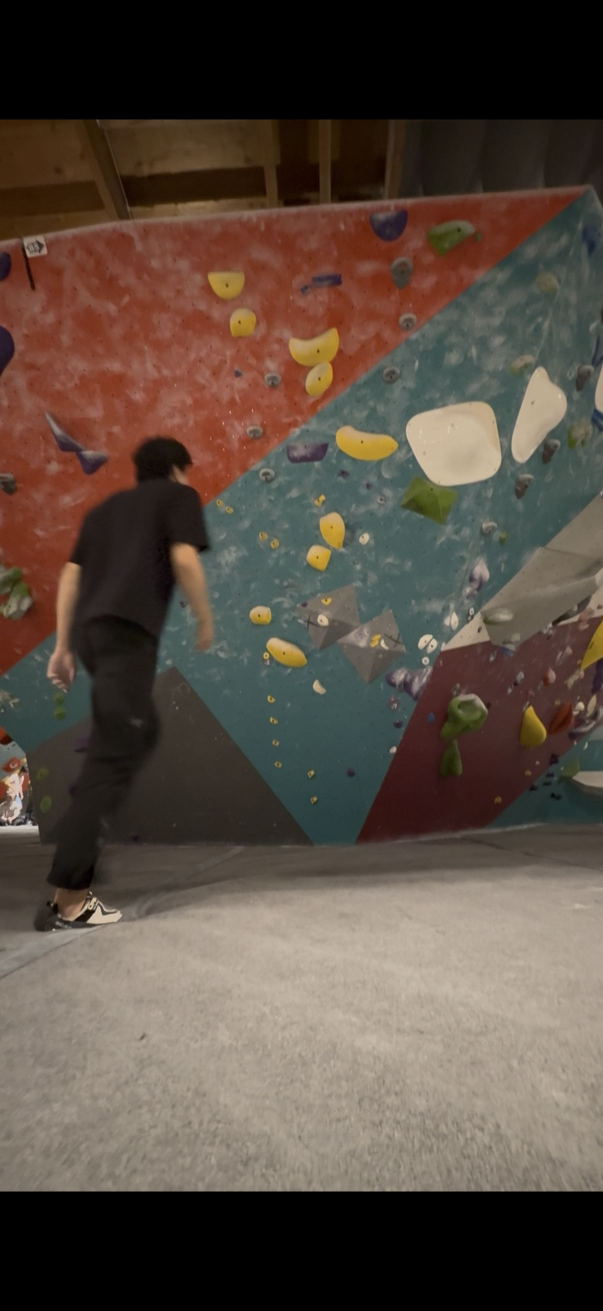
#> input picture scripts/holds/test_wall.jpg, 1206 x 2622 px (shown at 1/2 size)
$ python pipeline.py test_wall.jpg test_wall.jpg
#> lines starting #> are read from the running program, lines starting #| are printed output that depends on the picture; after the words box and inside, x2 and y2 are one past the last pixel; in counts of white or black regions, pixels touching at a corner belong together
import cv2
import numpy as np
import sys

src_path = sys.argv[1]
img = cv2.imread(src_path)
#> img is the input picture: shape (2622, 1206, 3); mean B, G, R 65.3, 75.5, 88.2
h, w = img.shape[:2]
#> h = 2622; w = 1206

# --- layer 1: monochrome ---
gray = cv2.cvtColor(img, cv2.COLOR_BGR2GRAY)
cv2.imwrite("mono.png", gray)

# --- layer 2: edge detection ---
# Color edges for hold outlines: a yellow hold on teal wall has no luminance
# edge but a big chroma edge, so Canny runs per Lab channel and ORs.
# Mean-shift at half res posterizes the wall into flat regions first —
# chalk/texture noise flattens out, hold boundaries survive.
half = cv2.pyrMeanShiftFiltering(cv2.resize(img, (w // 2, h // 2), interpolation=cv2.INTER_AREA), sp=12, sr=24)
lab8 = cv2.cvtColor(half, cv2.COLOR_BGR2LAB)
#> lab8: shape (1311, 603, 3); mean of channels 0, 1, 2 83.3, 132, 136.1
edges = np.zeros(half.shape[:2], np.uint8)
for c in range(3):
    edges = cv2.bitwise_or(edges, cv2.Canny(lab8[:, :, c], 30, 90))
#> this loop made 3 passes
#> pass 1, `edges = cv2.bitwise_or(edges, cv2.Canny(lab8[:, :, c], 30, 90))`:
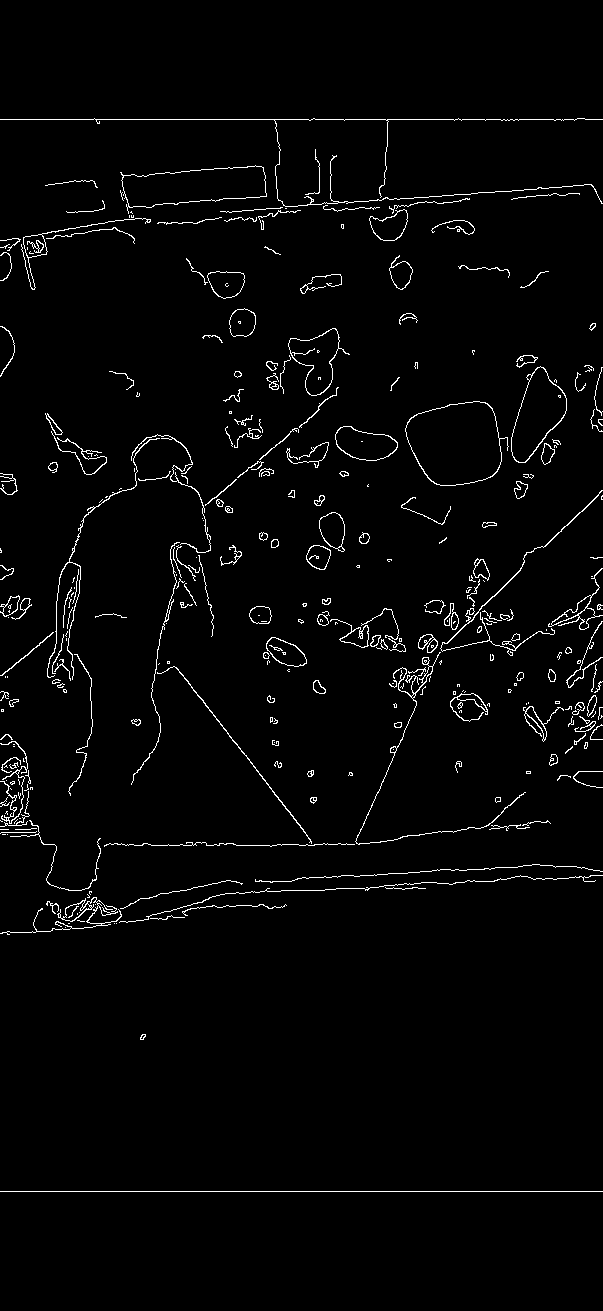
#> edges: shape (1311, 603); 2.4% white in thin lines or dots, all inside (x1, y1, x2, y2) = (0, 118, 603, 1192)
edges = cv2.resize(edges, (w, h), interpolation=cv2.INTER_NEAREST)
#> edges: shape (2622, 1206); 2.7% white in thin lines or dots, all inside (x1, y1, x2, y2) = (0, 236, 1206, 2384)
cv2.imwrite("edges.png", edges)
edge_near = cv2.dilate(edges, np.ones((5, 5), np.uint8))  # tolerance band
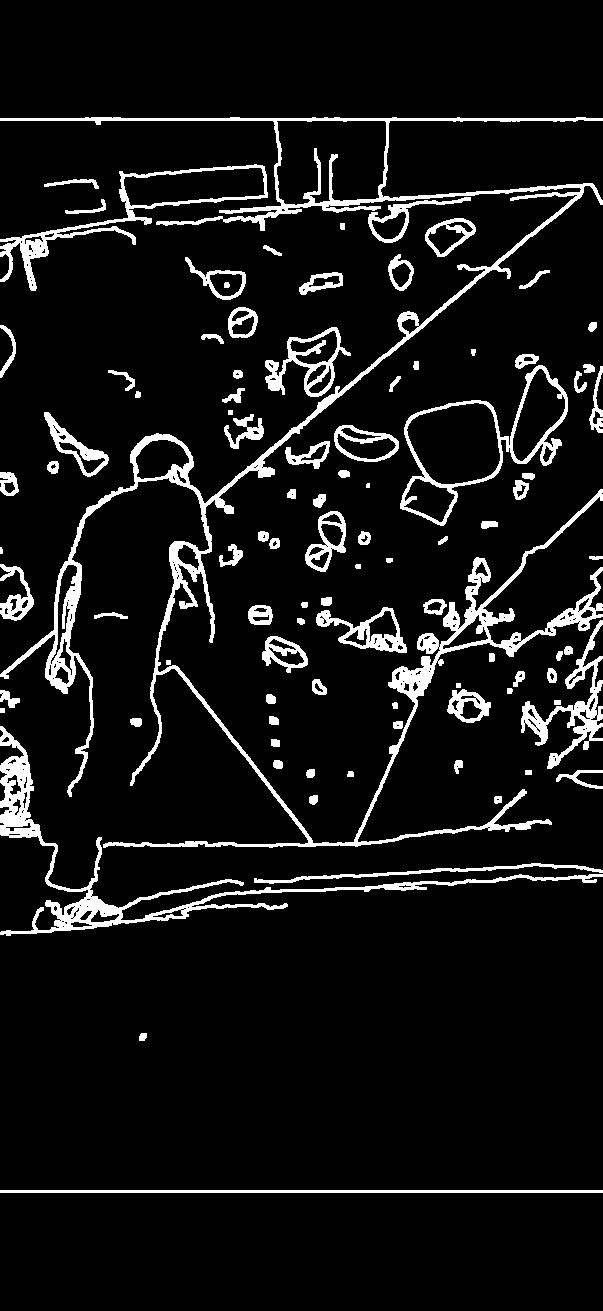
#> edge_near: shape (2622, 1206) (shown at 1/2 size); 8% white; 95 white regions, largest, box (x1, y1, x2, y2) and area: (0, 234, 1206, 1696) 99068, (0, 1452, 1206, 1872) 30204, (0, 328, 536, 582) 12532

# Clutter map stays on luminance edges: wall texture is chroma-noisy but
# luminance-quiet, while ceiling beams and the climber are busy in luminance.
smooth = cv2.bilateralFilter(gray, 9, 60, 60)
v = np.median(smooth)
#> v = 78
edges_mono = cv2.Canny(smooth, int(0.66 * v), int(1.6 * v))
#> edges_mono: shape (2622, 1206); 0.32% white in thin lines or dots, all inside (x1, y1, x2, y2) = (0, 238, 1206, 2384)
density = cv2.blur((edges_mono > 0).astype(np.float32), (121, 121))

# --- layer 3: hold candidates = local color anomalies vs the wall ---
lab = cv2.cvtColor(img, cv2.COLOR_BGR2LAB).astype(np.int16)
small = cv2.resize(lab.astype(np.uint8), None, fx=0.25, fy=0.25, interpolation=cv2.INTER_AREA)
bg_small = np.stack([cv2.medianBlur(small[:, :, c], 61) for c in range(3)], axis=2)
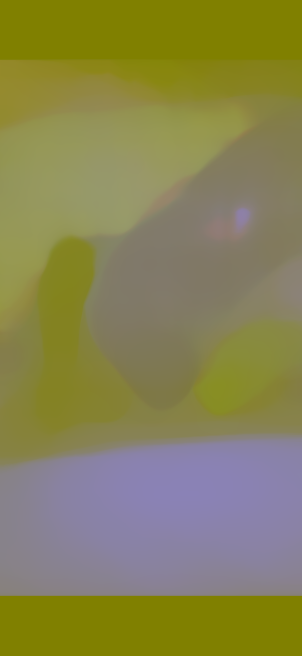
#> bg_small: shape (656, 302, 3); mean B, G, R 81.5, 131.7, 135.5
bg = cv2.resize(bg_small, (w, h), interpolation=cv2.INTER_LINEAR).astype(np.int16)
d = (lab - bg).astype(np.float32)
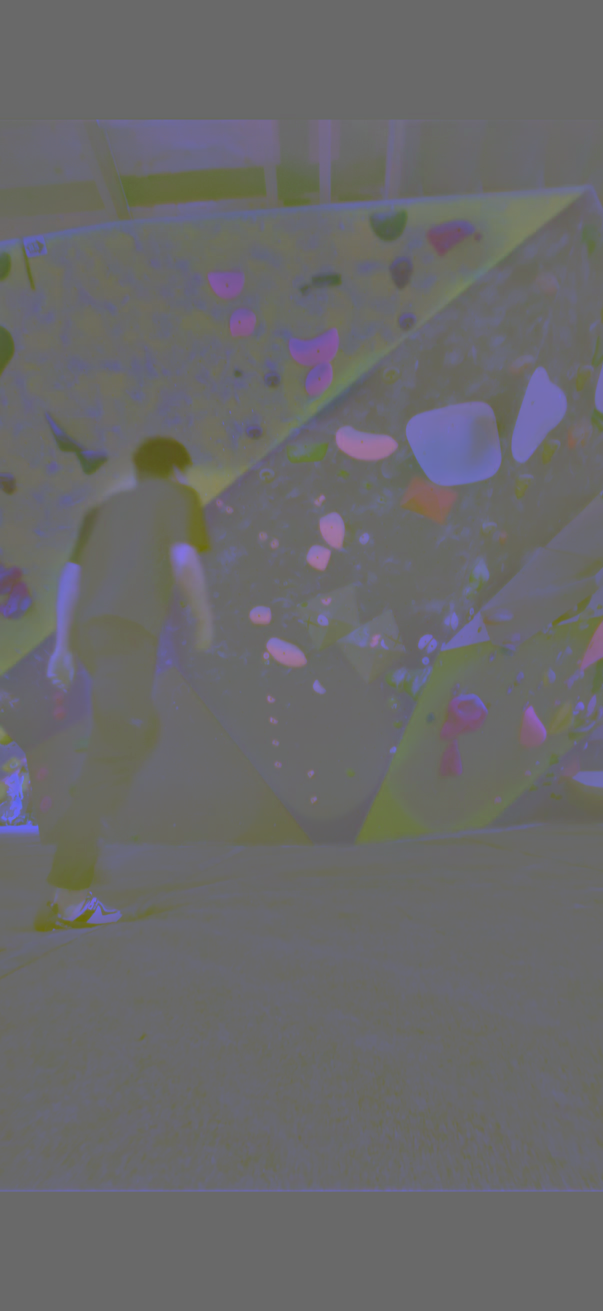
#> d: shape (2622, 1206, 3) float32 (shown at 1/2 size); mean B, G, R 1.9, 0.3, 0.7; drawn with min black and max white
dist = np.sqrt((0.35 * d[:, :, 0]) ** 2 + d[:, :, 1] ** 2 + d[:, :, 2] ** 2)
cand = (dist > 16).astype(np.uint8) * 255
#> cand: shape (2622, 1206); 7.9% white; 467 white regions (272 under 20 px), largest, box (x1, y1, x2, y2) and area: (812, 804, 1003, 972) 21804, (813, 374, 1168, 642) 20639, (577, 656, 790, 843) 12650
cand = cv2.morphologyEx(cand, cv2.MORPH_OPEN, cv2.getStructuringElement(cv2.MORPH_ELLIPSE, (7, 7)))
#> cand: shape (2622, 1206); 7.4% white; 148 white regions, largest, box (x1, y1, x2, y2) and area: (812, 804, 1003, 972) 21730, (816, 374, 1167, 640) 20154, (577, 656, 763, 843) 12281
cand = cv2.morphologyEx(cand, cv2.MORPH_CLOSE, cv2.getStructuringElement(cv2.MORPH_ELLIPSE, (13, 13)))
#> cand: shape (2622, 1206); 7.7% white; 97 white regions, largest, box (x1, y1, x2, y2) and area: (806, 804, 1003, 1047) 27870, (742, 374, 1167, 640) 27591, (196, 873, 497, 1296) 26754

# Second candidate source: closed contours in the edge map itself, so holds
# whose color hugs the wall (weak chroma anomaly) still get proposed.
closed = cv2.morphologyEx(edges, cv2.MORPH_CLOSE, cv2.getStructuringElement(cv2.MORPH_ELLIPSE, (7, 7)))
#> closed: shape (2622, 1206); 3.8% white; 101 white regions (1 under 20 px)
cnts, _ = cv2.findContours(closed, cv2.RETR_EXTERNAL, cv2.CHAIN_APPROX_SIMPLE)
#> cnts = 100 contours, 2 with area under 20; largest, box (x1, y1, x2, y2) and area: (0, 381, 1206, 1694) 52079, (802, 732, 1134, 1050) 46279, (0, 236, 1206, 460) 40510, (0, 330, 534, 580) 22306, (0, 1454, 1206, 1870) 20442
edge_cand = np.zeros((h, w), np.uint8)
for c in cnts:
    a = cv2.contourArea(c)
    if 30 < a < 0.04 * h * w:
        cv2.drawContours(edge_cand, [c], -1, 255, cv2.FILLED)
#> this loop made 100 passes
#> a on passes 2, 3, 4, 5, 6, 8, 9, 10, 11, 12, 13, 14: 93, 104, 151, 49, 283, 140, 146, 165, 75, 129, 20441.5, 152
#> (c, a) on passes 1, 7, 24, 29: ([[0, 2382], [0, 2383], [1205, 2383], [1205, 2382]], 1205), ([[1052, 1542], [1052, 1547], [1061, 1547], [1061, 1542]], 45), ([[1190, 1376]], 0), ([[334, 1322], [334, 1327], [339, 1327], [339, 1322]], 25)
#> edge_cand: shape (2622, 1206); 9.1% white; 93 white regions, largest, box (x1, y1, x2, y2) and area: (0, 381, 1206, 1694) 58325, (802, 732, 1134, 1050) 46970, (0, 236, 1206, 460) 42732
edge_cand = cv2.morphologyEx(edge_cand, cv2.MORPH_OPEN, cv2.getStructuringElement(cv2.MORPH_ELLIPSE, (3, 3)))
#> edge_cand: shape (2622, 1206); 8.7% white; 442 white regions (142 under 20 px), largest, box (x1, y1, x2, y2) and area: (478, 236, 782, 434) 38177, (802, 802, 1004, 1050) 32904, (240, 330, 534, 419) 18402
cand = cv2.bitwise_or(cand, edge_cand)
#> cand: shape (2622, 1206); 11.5% white; 380 white regions (113 under 20 px), largest, box (x1, y1, x2, y2) and area: (0, 368, 1171, 1386) 99485, (478, 236, 782, 434) 38840, (802, 802, 1004, 1050) 33016

# --- layer 4: keep only blobs that behave like holds ---
# Cut candidate blobs along real edges before labeling: two touching holds
# merged by morphology get separated again by the boundary the edge map drew
# between them. Kept blobs are re-grown to reclaim the cut pixels.
cut = cv2.bitwise_and(cand, cv2.bitwise_not(edges))
#> cut: shape (2622, 1206); 9.1% white; 3901 white regions (3688 under 20 px), largest, box (x1, y1, x2, y2) and area: (549, 237, 781, 412) 34591, (811, 803, 1003, 970) 24756, (740, 374, 1167, 640) 23664

chroma_cand = cv2.morphologyEx((dist > 16).astype(np.uint8) * 255, cv2.MORPH_OPEN,
                               cv2.getStructuringElement(cv2.MORPH_ELLIPSE, (7, 7)))
n, labels, stats, cents = cv2.connectedComponentsWithStats(cut, connectivity=4)
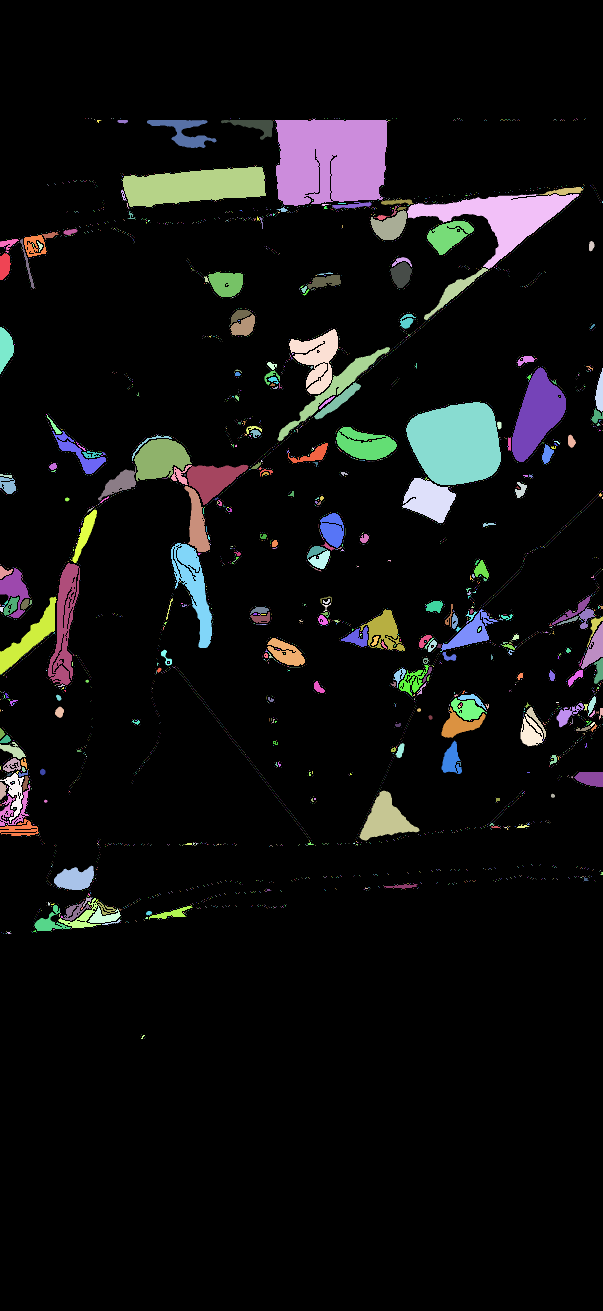
#> labels: shape (2622, 1206) int32 (shown at 1/2 size); 5701 distinct labels, from 0 to 5700; one colour per label, 0 black
#> n = 5701; cents = 5701 pairs, first value 0.5 to 1204.5, second value 237 to 2076
clean = np.zeros_like(cand)
hold_masks = []
kept = 0
prompt_pts = []
for i in range(1, n):
    area = stats[i, cv2.CC_STAT_AREA]
    if not (40 < area < 0.04 * h * w):
        continue
    # every size-gated candidate becomes a SAM prompt, even ones the shape
    # tests below reject — the hybrid filters junk better than we can here
    prompt_pts.append((cents[i][0], cents[i][1]))
    blob = (labels == i).astype(np.uint8)
    c = max(cv2.findContours(blob, cv2.RETR_EXTERNAL, cv2.CHAIN_APPROX_SIMPLE)[0], key=cv2.contourArea)
    hull_area = cv2.contourArea(cv2.convexHull(c))
    solidity = area / hull_area if hull_area > 0 else 0
    (_, (rw, rh), _) = cv2.minAreaRect(c)
    elong = max(rw, rh) / max(min(rw, rh), 1)

    # edge support: how much of the blob outline lies on a real image edge
    outline = c.reshape(-1, 2)
    on_edge = np.mean(edge_near[outline[:, 1], outline[:, 0]] > 0)
    # clutter: edge density around the blob centre
    cx, cy = int(cents[i][0]), int(cents[i][1])
    clutter = density[cy, cx]

    # edge-only candidates (no chroma anomaly backing) face stricter tests
    chroma_backed = cv2.countNonZero(cv2.bitwise_and(blob * 255, chroma_cand)) > 0.3 * area
    if chroma_backed:
        ok = solidity > 0.5 and elong < 5 and on_edge > 0.30 and clutter < 0.12
    else:
        ok = solidity > 0.6 and elong < 4 and on_edge > 0.55 and clutter < 0.08
    if ok:
        # regrow inside the original candidate, but never across an edge
        # line — edges are walls, so touching holds stay separate
        grown = cv2.bitwise_and(cv2.dilate(blob * 255, np.ones((5, 5), np.uint8)),
                                cv2.bitwise_and(cand, cv2.bitwise_not(edges)))
        clean = cv2.bitwise_or(clean, grown)
        hold_masks.append((len(prompt_pts) - 1, grown))
        kept += 1
#> this loop made 5700 passes
#> (area, hull_area, solidity, rw, rh, elong, on_edge, cx) on passes 23, 44, 45, 46, 89, 167, 184, 209, 251, 284, 321, 332: (34532, 36462, 0.947, 224.9, 172.4, 1.3, 1, 661), (119, 102, 1.17, 6, 20, 3.33, 0.25, 245), (3158, 5278.5, 0.598, 55, 138, 2.51, 0.186, 368), (1668, 2534, 0.658, 39, 103, 2.64, 0.12, 509), (16688, 17771, 0.939, 285, 65.8, 4.33, 1, 388), (721, 816, 0.884, 89.77, 13.2, 6.8, 0.651, 1129), (98, 125, 0.784, 6.32, 23.4, 3.7, 1, 246), (17190, 27907, 0.616, 344.8, 144.3, 2.39, 0.613, 1002), (470, 585, 0.803, 11, 65, 5.91, 0.364, 793), (561, 736.5, 0.762, 78.01, 11.74, 6.64, 0.612, 705), (83, 111, 0.748, 21.78, 7.03, 3.1, 1, 788), (111, 123.5, 0.899, 9, 22, 2.44, 1, 565)
#> area on pass 43: 28
#> blob: shape (2622, 1206); values 0 (black) and 1 (white), 0% white in thin lines or dots, all inside (x1, y1, x2, y2) = (204, 1838, 243, 1850)
#> clean: shape (2622, 1206); 7.7% white; 198 white regions (74 under 20 px), largest, box (x1, y1, x2, y2) and area: (549, 237, 778, 412) 34583, (811, 803, 1003, 970) 24755, (740, 386, 1158, 540) 20245

cv2.imwrite("holds_mask.png", clean)
cv2.imwrite("holds_layer.png", cv2.bitwise_and(img, img, mask=clean))
print(f"kept {kept} hold candidates")
#| kept 175 hold candidates

# prompts (all size-gated candidates) + label map of kept holds, keyed by
# prompt index so the hybrid can fall back to the classical mask
label_map = np.zeros((h, w), np.uint16)
for pidx, hm in hold_masks:
    label_map[hm > 0] = pidx + 1
#> this loop made 175 passes
#> pidx on passes 1 to 3: 0, 4, 6
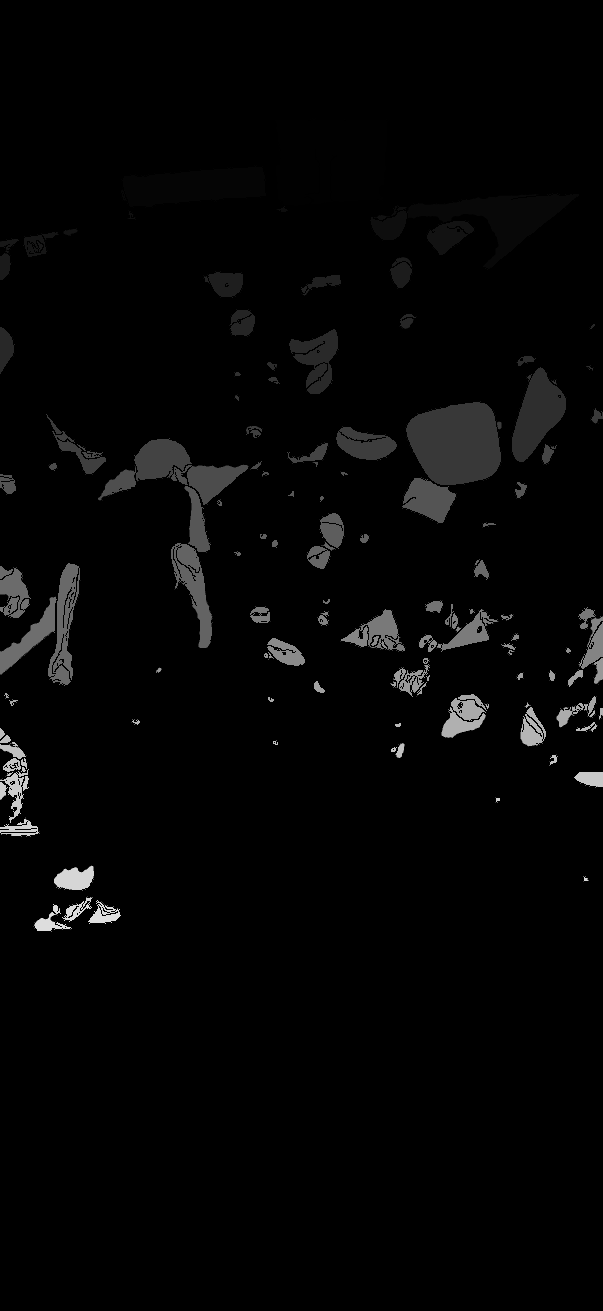
#> label_map: shape (2622, 1206) uint16 (shown at 1/2 size); min 0, max 223, mean 5.1
np.save("hold_points.npy", np.array(prompt_pts))
np.save("hold_labels.npy", label_map)

# --- layer 5: color classification per whole hold ---
# Iterates the split holds directly (not re-labeled pixels), so two touching
# holds of different colors stay separate decisions.
target = sys.argv[2] if len(sys.argv) > 2 else "yellow"
HUE = {"yellow": (18, 32), "green": (36, 85), "blue": (90, 130), "purple": (130, 165), "red": (0, 10)}
#> (the run stopped early here; a loop or call above may not have finished)
